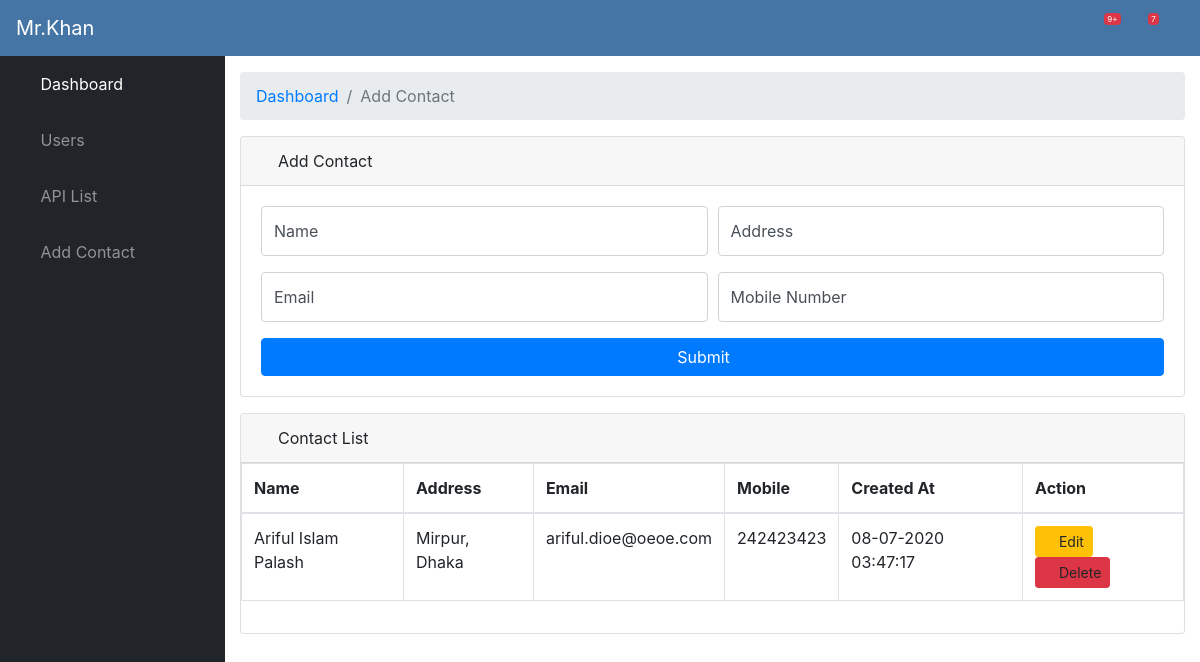
/ajax/ (signed in), run on an earlier commit of the app's database.
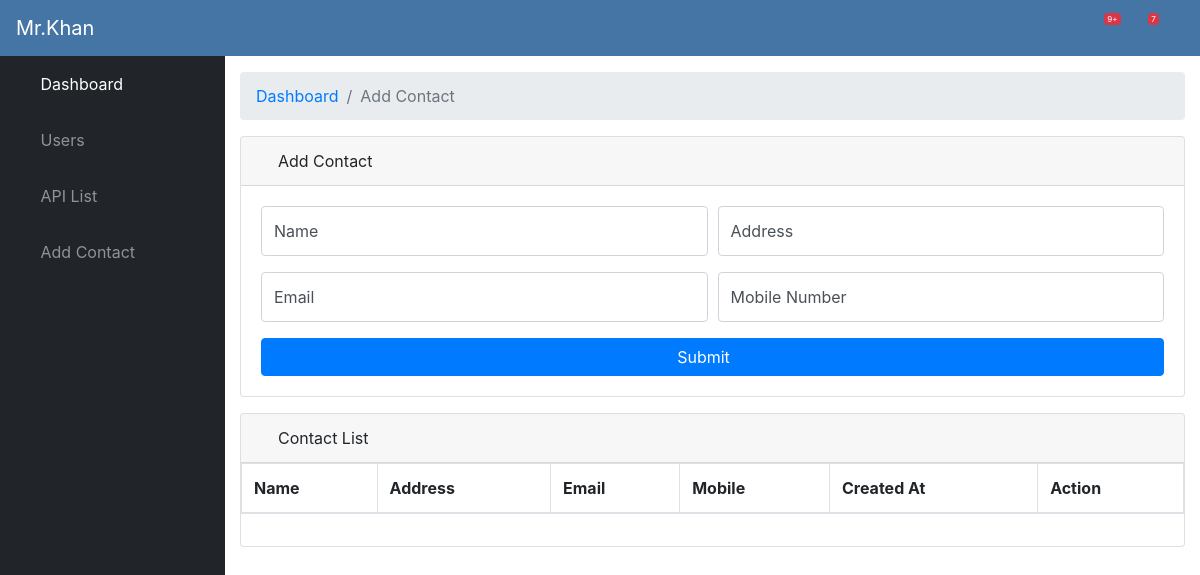
And on a later commit of the database.
### crud/models.py (models this page shows)
class ContactList(models.Model):
    text = models.CharField(max_length=255, blank=True)
    search = models.CharField(max_length=255)
    email = models.EmailField(max_length=254)
    telephone = models.CharField(max_length=10, blank=True)
    created_at = models.DateTimeField()
    updated_at = models.DateTimeField()

### crud/views.py (the view)
# urls.py: url(r'^ajax/$', views.ajax, name='ajax'),
@login_required
def ajax(request):
    if request.method == 'POST':
        if request.is_ajax():
            data = ContactList(
                text=request.POST['text'],
                search=request.POST['search'],
                email=request.POST['email'],
                telephone=request.POST['telephone'],
                created_at=datetime.datetime.now(),
                updated_at=datetime.datetime.now(),
            )
            data.save()
            astr = "<html><b> you sent an ajax post request </b> <br> returned data: %s</html>" % data
            return JsonResponse({'data': 'success'})
    else:
        ajax_list = ContactList.objects.order_by('-created_at')
        context = {'ajax_list': ajax_list}
    return render(request, 'ajax.html', {'ajax_list': ajax_list})

### templates/ajax.html (shortened to what the changed rows need)
{% extends 'layout/app.html' %}
{% block body %}
    <div id="content-wrapper">
        <div class="container-fluid">
            <div class="card mb-3">
                <div class="table">
                    <table class="table table-bordered" id="myTable">
                        <thead>
                        <tr>
                            <th>Name</th>
                            <th>Address</th>
                            <th>Email</th>
                            <th>Mobile</th>
                            <th>Created At</th>
                            <th>Action</th>
                        </tr>
                        </thead>
                        <tbody>
                        {% for ajax in ajax_list %}
                            <tr id="table-{{ ajax.id }}">
                                <td>{{ ajax.text }}</td>
                                <td>{{ ajax.search }}</td>
                                <td>{{ ajax.email }}</td>
                                <td>{{ ajax.telephone }}</td>
                                <td>{{ ajax.created_at  |date:"d-m-Y H:i:s" }}</td>
                                <td><a class="btn btn-sm btn-warning"><span class="fa fa-edit"></span> Edit</a>
                                    <a class="btn btn-sm btn-danger delete" data-id="{{ ajax.id }}"><span
                                            class="fa fa-trash"></span> Delete</a></td>
                            </tr>
                        {% endfor %}
                        </tbody>
                    </table>
                </div>
            </div>
        </div>
{% endblock %}

What changed in the data, as far as the page shows it:
removed ContactList: text "Ariful Islam Palash", search "Mirpur, Dhaka", email "ariful.dioe@oeoe.com", telephone "242423423", created_at "08-07-2020 03:47:17"
